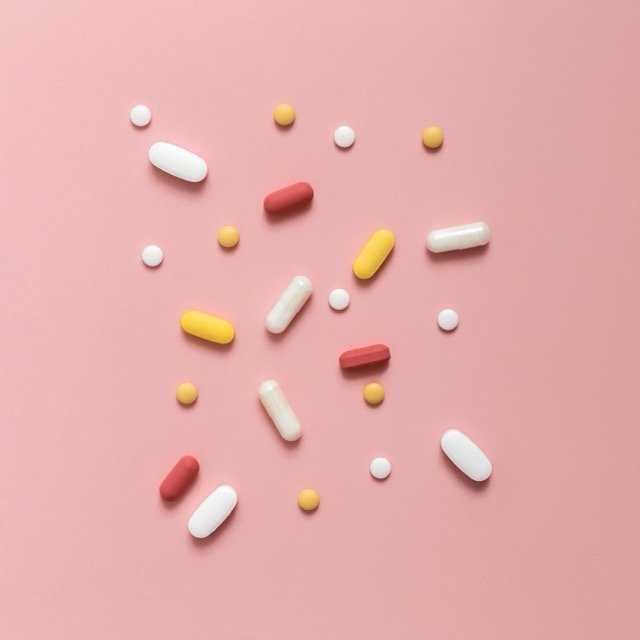
#> input picture HW5/Practical/pills-pink.jpg, 640 x 640 px
$ jupyter execute HW5_Practical.ipynb   (shell and % lines are left out)
#> lines starting #> are read from the running program, lines starting #| are printed output that depends on the picture; after the words box and inside, x2 and y2 are one past the last pixel; in counts of white or black regions, pixels touching at a corner belong together
#> further down, original_img is the input picture: shape (640, 640, 3); mean B, G, R 173.8, 175, 229.4
**Name**: Shayan Salehi

**Student ID** 404203509

## Shape Moments

In this section, we will utilize Shape Moments to detect and count pills in a photo. You are free to use any tool from the NumPy and OpenCV packages, except for the shape moment function, which you must implement manually.

## Mask Extraction
You are free to use any tools in this section. Your inputs should be the image path and any hyperparameters needed for mask creation.

[cell 1]
import cv2
import numpy as np
from google.colab.patches import cv2_imshow
from typing import Any
def create_mask(image_path: str, **kwargs: Any) -> np.ndarray:

    ###### TODO ######
#> called with image_path = 'pills-pink.jpg'
    hue_tol = kwargs.get('hue_tolerance', 255)
    sat_tol = kwargs.get('sat_tolerance', 15)
    val_tol = kwargs.get('val_tolerance', 15)

    img = cv2.imread(image_path)
    hsv = cv2.cvtColor(img, cv2.COLOR_BGR2HSV).astype(np.int16)
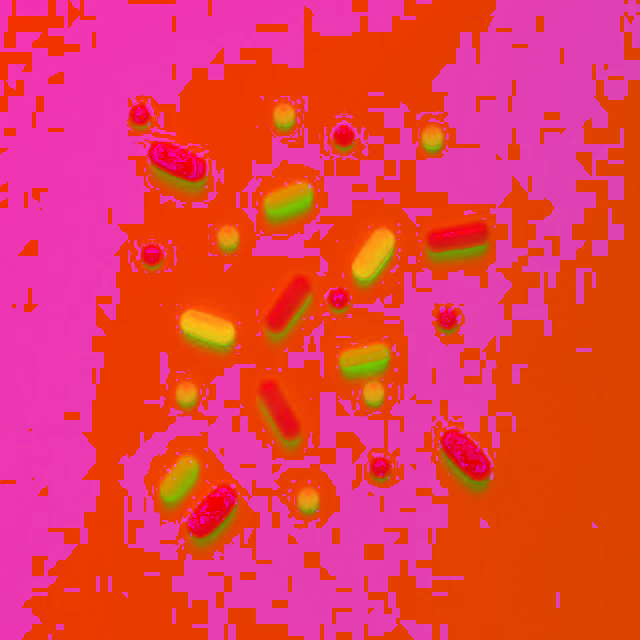
#> hsv: shape (640, 640, 3) int16; mean B, G, R 80.3, 63.1, 229.4
    h, w = hsv.shape[:2]
#> h = 640; w = 640

    border_width = 8
    border = np.concatenate([
        hsv[:border_width, :, :].reshape(-1, 3),
        hsv[-border_width:, :, :].reshape(-1, 3),
        hsv[:, :border_width, :].reshape(-1, 3),
        hsv[:, -border_width:, :].reshape(-1, 3),
    ], axis=0)
    bg = np.median(border, axis=0)
#> bg = [1, 59, 232]

    dh = np.abs(hsv[:, :, 0] - bg[0])
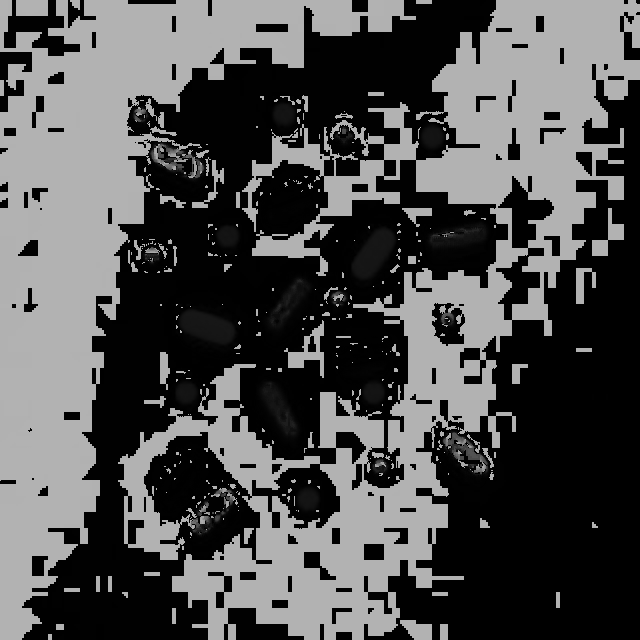
#> dh: shape (640, 640) float64; min 0, max 178, mean 79.7
    dh = np.minimum(dh, 180 - dh)
    ds = np.abs(hsv[:, :, 1] - bg[1])
    dv = np.abs(hsv[:, :, 2] - bg[2])

    fg_mask = ((dh > hue_tol) | (ds > sat_tol) | (dv > val_tol))
#> fg_mask: shape (640, 640) bool; 7.8% white; 48 white regions (23 under 20 px), largest, box (x1, y1, x2, y2) and area: (146, 137, 209, 198) 2705, (436, 429, 496, 500) 2616, (337, 341, 392, 411) 2589
    fg_mask = (fg_mask.astype(np.uint8)) * 255

    kernel = cv2.getStructuringElement(cv2.MORPH_ELLIPSE, (5, 5))
    fg_mask = cv2.morphologyEx(fg_mask, cv2.MORPH_CLOSE, kernel, iterations=2)
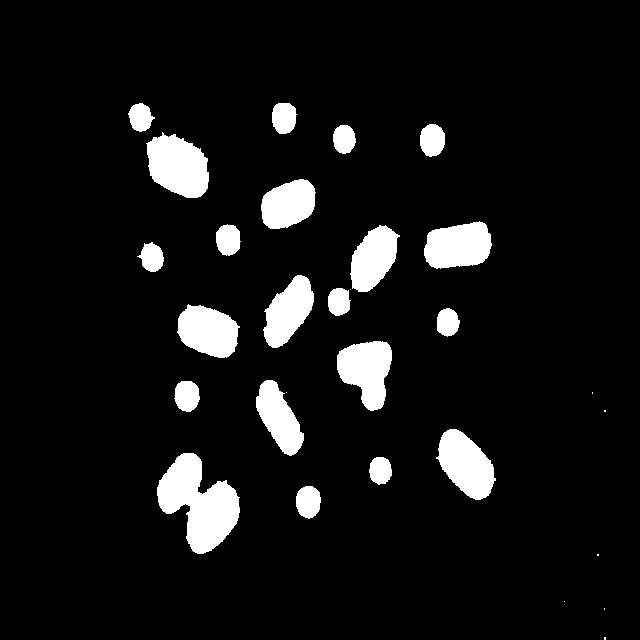
#> fg_mask: shape (640, 640); 8% white; 29 white regions (8 under 20 px), largest, box (x1, y1, x2, y2) and area: (157, 453, 240, 554) 4702, (146, 132, 209, 198) 2975, (436, 429, 496, 500) 2644
    fg_mask = cv2.morphologyEx(fg_mask, cv2.MORPH_OPEN, kernel, iterations=1)
#> fg_mask: shape (640, 640); 8% white; 21 white regions, largest, box (x1, y1, x2, y2) and area: (157, 453, 240, 554) 4691, (147, 134, 209, 198) 2954, (438, 429, 496, 500) 2638
    ##################
    return fg_mask

## Shape Moments
Implement the shape moment function. You can use the following formula for your implementation. This is the closed-form formula for moment generation utilizing Green's theorem.

$$m_{pq} = \frac{1}{(p+q+1)(p+q+2)} \sum_{i=0}^{N-1} (x_i y_{i+1} - x_{i+1} y_i) \sum_{k=0}^{p} \sum_{l=0}^{q} \frac{\binom{p}{k} \binom{q}{l}}{\binom{p+q}{k+l}} x_i^{p-k} x_{i+1}^k y_i^{q-l} y_{i+1}^l$$

Note: You don't need to implement the formula, just use it for calculating the values needed for your task.

[cell 2]
import numpy as np
import math

def calculate_manual_moments(contour: np.ndarray) -> dict[str,float]:
    """
    Manually calculates moments for a contour using Green's Theorem.
    """
    ###### TODO ######
    keys = ['m00', 'm10', 'm01', 'm20', 'm11', 'm02', 'mu20', 'mu11', 'mu02']
    pts = np.asarray(contour, dtype=np.float64).reshape(-1, 2)
    if pts.shape[0] < 3:
        return {k: 0.0 for k in keys}

    x = pts[:, 0]
    y = pts[:, 1]
    x_next = np.roll(x, -1)
    y_next = np.roll(y, -1)

    cross = x * y_next - x_next * y

    m00 = cross.sum() / 2.0
    m10 = ((x + x_next) * cross).sum() / 6.0
    m01 = ((y + y_next) * cross).sum() / 6.0
    m20 = ((x * x + x * x_next + x_next * x_next) * cross).sum() / 12.0
    m02 = ((y * y + y * y_next + y_next * y_next) * cross).sum() / 12.0
    m11 = ((2.0 * x * y + x * y_next + x_next * y + 2.0 * x_next * y_next) * cross).sum() / 24.0

    if m00 < 0:
        m00, m10, m01, m20, m11, m02 = -m00, -m10, -m01, -m20, -m11, -m02

    if m00 < 1e-9:
        return {k: 0.0 for k in keys}

    cx = m10 / m00
    cy = m01 / m00
    mu20 = m20 - cx * m10
    mu02 = m02 - cy * m01
    mu11 = m11 - cx * m01

    moments = {
        'm00': m00, 'm10': m10, 'm01': m01,
        'm20': m20, 'm11': m11, 'm02': m02,
        'mu20': mu20, 'mu11': mu11, 'mu02': mu02,
    }
    ##################

    return moments

Use the moment function and the pill mask to detect the pills in the photo. Do not modify the function outside of the TODO section. Any conditions applied to the shapes must be directly related to their shape moments.

[cell 3]
import cv2
import numpy as np
from google.colab.patches import cv2_imshow
from typing import Any
# Pass the original 'img' into the function so we have something to draw the results on
def count_pills_with_moment(pill_mask, img, **kwargs: Any):

    kernel = cv2.getStructuringElement(cv2.MORPH_ELLIPSE, (3, 3))

    clean_thresh = cv2.morphologyEx(pill_mask, cv2.MORPH_OPEN, kernel, iterations=1)
#> clean_thresh: shape (640, 640); 7.9% white; 21 white regions

    _, clean_thresh = cv2.threshold(clean_thresh, 127, 255, cv2.THRESH_BINARY)

    contours, _ = cv2.findContours(clean_thresh, cv2.RETR_EXTERNAL, cv2.CHAIN_APPROX_SIMPLE)
#> contours = 21 contours; largest, box (x1, y1, x2, y2) and area: (157, 453, 240, 554) 4529, (147, 134, 209, 198) 2853, (438, 429, 496, 500) 2543, (337, 341, 392, 411) 2504, (424, 221, 492, 269) 2428

    valid_pill_count = 0

    # Draw your the selected contours on this image
    final_result_img = img.copy()


    for contour in contours:
        M = calculate_manual_moments(contour)
        perimeter = cv2.arcLength(contour, True)

        ###### TODO ######
        area = M['m00']
        if area < kwargs.get('min_area', 150.0):
            continue

        cx = M['m10'] / area
        cy = M['m01'] / area
        a = M['mu20'] / area
        b = M['mu11'] / area
        c = M['mu02'] / area

        common = (a + c) / 2.0
        delta = np.sqrt(max(0.0, ((a - c) / 2.0) ** 2 + b * b))
        lam1 = common + delta
        lam2 = common - delta
        if lam1 <= 1e-9:
            continue

        ratio = lam1 / lam2 if lam2 > 1e-9 else np.inf
        angle = abs(np.degrees(0.5 * np.arctan2(2.0 * b, a - c)))
        if angle > 90.0:
            angle = 180.0 - angle

        mode = kwargs.get('mode', 'all')
        circle_ratio = kwargs.get('circle_ratio', 1.8)
        oval_ratio = kwargs.get('oval_ratio', 1.8)
        angle_min = kwargs.get('angle_min', 12.0)
        angle_max = kwargs.get('angle_max', 60.0)

        if mode == 'circle':
            accept = ratio < circle_ratio
        elif mode == 'oval':
            accept = ratio >= oval_ratio
        elif mode == 'angled_oval':
            accept = (ratio >= oval_ratio) and (angle_min <= angle <= angle_max)
        else:
            accept = True

        if not accept:
            continue

        valid_pill_count += 1
        cv2.drawContours(final_result_img, [contour], -1, (0, 255, 0), 2)
        cv2.circle(final_result_img, (int(round(cx)), int(round(cy))), 5, (0, 0, 255), -1)
#> this loop made 21 passes
#> (m00 in calculate_manual_moments, m10 in calculate_manual_moments, m01 in calculate_manual_moments, m20 in calculate_manual_moments, m02 in calculate_manual_moments, m11 in calculate_manual_moments) on passes 1 to 8: (606.5, 186747.2, 304088.5, 57523709.8, 152503011.8, 93631444.3), (461.5, 175352.2, 216904, 66640950.9, 101965206.4, 82415182.7), (4529, 899692.5, 2277813, 180552105.3, 1.15e+09, 453326104.7), (2543, 1184056, 1180288.2, 551805510.5, 548536477, 549859177.8), (584.5, 109067, 231154, 20373626.6, 91449287.2, 43133843.7), (1941, 540956.5, 810877.7, 151008112, 339419549.2, 226253373.1), (2504, 917208.5, 926337.7, 336418894.8, 343417793.3, 339388658.6), (474, 212042.7, 152603, 94871113, 49152565, 68266655)
#> (m00 in calculate_manual_moments, m10 in calculate_manual_moments, m01 in calculate_manual_moments, m20 in calculate_manual_moments, m02 in calculate_manual_moments, m11 in calculate_manual_moments) on pass 19: (617, 266504, 86212.3, 115135772.2, 12085792.5, 37237582.8)
#> final_result_img: shape (640, 640, 3); 2.88% of pixels changed, all inside (x1, y1, x2, y2) = (128, 102, 497, 555)
        ##################

    print(f"\n--- Final Output (Total pills counted: {valid_pill_count}) ---")
#| --- Final Output (Total pills counted: 21) ---
    cv2_imshow(final_result_img)

[cell 4]
# Load your original image and create the mask
original_img = cv2.imread('pills-pink.jpg')

pill_mask = create_mask('pills-pink.jpg', hue_tolerance=255, sat_tolerance=15,val_tolerance=15)

cv2_imshow(pill_mask)

[cell 5]
# Detect all shapes of pills
kwargs = {'mode': 'all'}
count_pills_with_moment(pill_mask, original_img, **kwargs)

[cell 6]
#Detect the circular pills
kwargs = {'mode': 'circle', 'circle_ratio': 1.8}
count_pills_with_moment(pill_mask, original_img, **kwargs)
#> the loop in count_pills_with_moment (call 2), `for contour in contours:` made 21 passes
#> after the loop in count_pills_with_moment (call 2), `for contour in contours:`: final_result_img: shape (640, 640, 3); 1.17% of pixels changed, all inside (x1, y1, x2, y2) = (128, 102, 461, 520)
#| --- Final Output (Total pills counted: 12) ---

[cell 7]
#Detect the oval shaped pills
kwargs = {'mode': 'oval', 'oval_ratio': 1.8}
count_pills_with_moment(pill_mask, original_img, **kwargs)
#> the loop in count_pills_with_moment (call 3), `for contour in contours:` made 21 passes
#> after the loop in count_pills_with_moment (call 3), `for contour in contours:`:
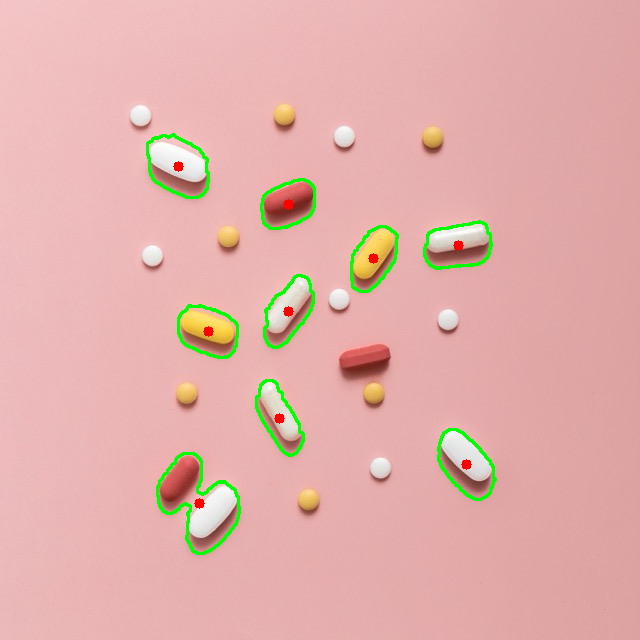
#> final_result_img: shape (640, 640, 3); 1.71% of pixels changed, all inside (x1, y1, x2, y2) = (146, 133, 497, 555)
#| --- Final Output (Total pills counted: 9) ---

[cell 8]
#Detect slightly angled oval shaped pills (Use the sample output as your refrence)
kwargs = {'mode': 'angled_oval', 'oval_ratio': 1.8, 'angle_min': 12.0, 'angle_max': 60.0}
count_pills_with_moment(pill_mask, original_img, **kwargs)
#> the loop in count_pills_with_moment (call 4), `for contour in contours:` made 21 passes
#> after the loop in count_pills_with_moment (call 4), `for contour in contours:`:
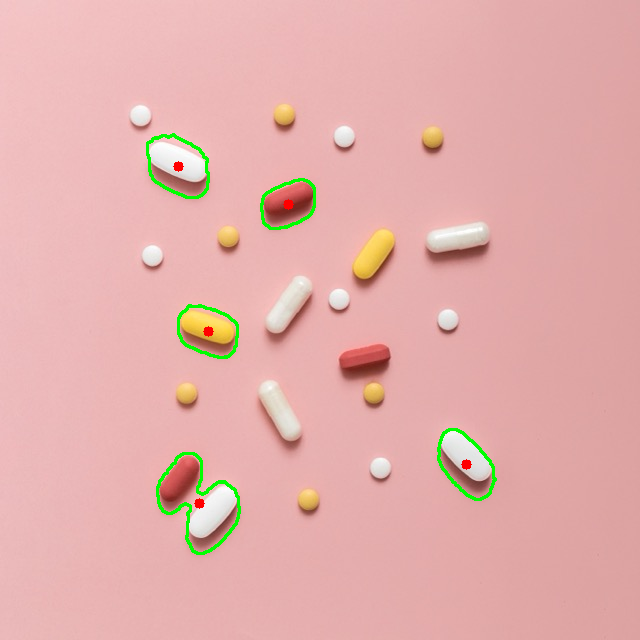
#> final_result_img: shape (640, 640, 3); 1% of pixels changed, all inside (x1, y1, x2, y2) = (146, 133, 497, 555)
#| --- Final Output (Total pills counted: 5) ---

# Template Matching

The objective of this section is to locate specific tablets within an image using a manual Template Matching algorithm. By taking a small reference crop (the template) of a single pill, we will mathematically compare it across the entire image to find matching regions.

## Image Enhancment

A simple Image_Enhancer function to seperate the white tablets

[cell 9]
import cv2
import numpy as np
from google.colab.patches import cv2_imshow
def Image_Enhancer(image_path:str) -> np.ndarray:
#> called with image_path = 'pills-blue.jpg'
    image = cv2.imread(image_path)
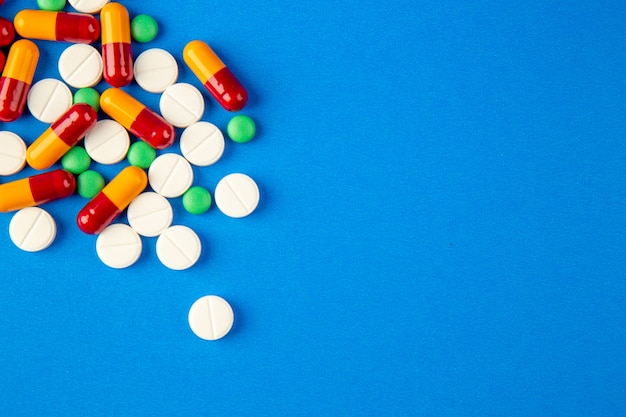
#> input picture HW5/Practical/pills-blue.jpg, 626 x 417 px
#> image is the input picture: shape (417, 626, 3); mean B, G, R 202.5, 141.7, 38.7


    # 2. Run the feature extraction code
    ch2 = image[:, :, 2].astype(np.float64) # Red channel
    ch0 = image[:, :, 0].astype(np.float64) # Blue channel
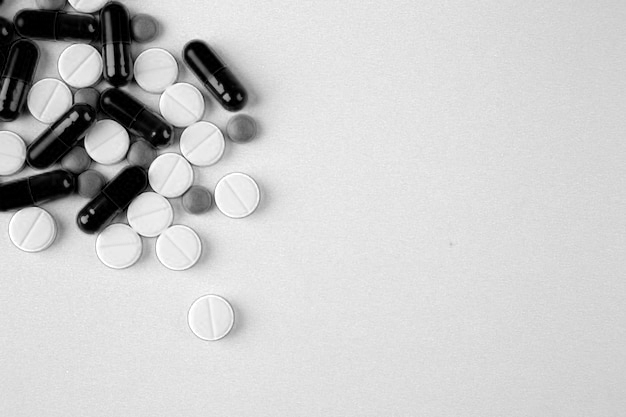
#> ch0: shape (417, 626) float64; min 0, max 255, mean 202.5
    feature_extract = (ch0**6) * (ch2**2)

    max_val = np.max(feature_extract) + 1e-8
    enhanced_image = ((feature_extract / max_val) * 255).astype(np.uint8)

    cv2_imshow(enhanced_image)
    cv2.waitKey(0)
    cv2.destroyAllWindows()

    return enhanced_image
enhanced_image = Image_Enhancer('pills-blue.jpg')

## Template Extraction

[cell 10]
import matplotlib.pyplot as plt
tmp_size=50
tr_y=205
tr_x=5
template=enhanced_image[tr_y:tr_y+tmp_size,tr_x:tr_x+tmp_size]
plt.imshow(template,cmap='gray')
plt.axis('off')
plt.show()

## Template Matcher

Write a template matching algorithm. You are strictly limited to using NumPy for this task. Instead of extracting only the single best match, use a manually defined threshold to include all acceptable results. Ensure that no tablet is detected more than once.

The output is an empty image with the bounding boxes drawn on it.

[cell 11]
import numpy as np

def template_matcher(img_array: np.ndarray, template: np.ndarray, threshold: float) -> np.ndarray:
    ###### TODO ######
#> called with threshold = 0.4
    img = img_array.astype(np.float64)
    t = template.astype(np.float64)
    th, tw = t.shape[:2]
    H, W = img.shape[:2]
    out_h = H - th + 1
    out_w = W - tw + 1

    t_zero = t - t.mean()
    t_norm = np.sqrt((t_zero ** 2).sum()) + 1e-8

    eps = 1e-8
    score = np.full((out_h, out_w), -1.0, dtype=np.float64)
    for r in range(out_h):
        strip = img[r:r + th]
        windows = np.lib.stride_tricks.sliding_window_view(strip, (th, tw))[0]
        w_zero = windows - windows.mean(axis=(1, 2), keepdims=True)
        num = (w_zero * t_zero).sum(axis=(1, 2))
        den = np.sqrt((w_zero ** 2).sum(axis=(1, 2))) * t_norm + eps
        score[r] = num / den
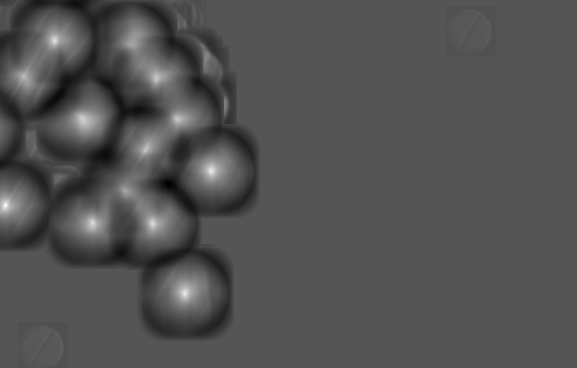
#> score: shape (368, 577) float64; min -0.501, max 1, mean -0.0138; drawn with min black and max white

    ys, xs = np.where(score >= threshold)
    order = np.argsort(-score[ys, xs])
    ys = ys[order]
    xs = xs[order]

    selected_points = []
    occupied = np.zeros((out_h, out_w), dtype=bool)
    for y, x in zip(ys, xs):
        if occupied[y, x]:
            continue
        selected_points.append((int(y), int(x)))
        y0 = max(0, y - th // 2)
        y1 = min(out_h, y + th // 2 + 1)
        x0 = max(0, x - tw // 2)
        x1 = min(out_w, x + tw // 2 + 1)
        occupied[y0:y1, x0:x1] = True
#> this loop made 2141 passes
#> (y, x) on passes 1 to 3: (205, 5), (206, 5), (204, 5)
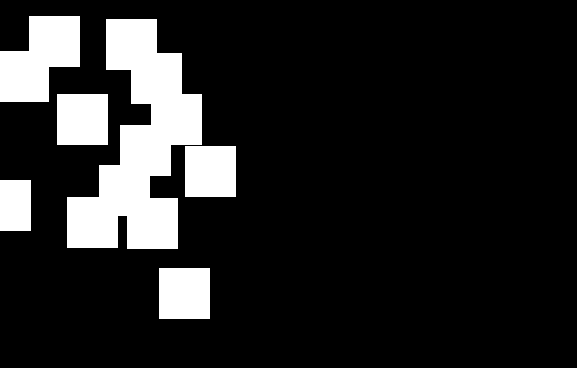
#> occupied: shape (368, 577) bool; 14.2% white; 6 white regions, box (x1, y1, x2, y2) and area: (67, 19, 202, 249) 15950, (0, 16, 80, 102) 4780, (57, 94, 108, 145) 2601, (185, 146, 236, 197) 2601, (159, 268, 210, 319) 2601, (0, 180, 31, 231) 1581

    boxed = np.zeros((H, W), dtype=np.uint8)
    for (y, x) in selected_points:
        y_bot = min(H - 1, y + th - 1)
        x_right = min(W - 1, x + tw - 1)
        boxed[y, x:x_right + 1] = 255
        boxed[y_bot, x:x_right + 1] = 255
        boxed[y:y_bot + 1, x] = 255
        boxed[y:y_bot + 1, x_right] = 255
#> this loop made 13 passes
#> (y, x) on passes 1 to 12: (205, 5), (171, 210), (293, 184), (41, 54), (223, 152), (222, 92), (119, 82), (119, 176), (78, 156), (150, 145), (76, 23), (190, 124)
#> boxed: shape (417, 626); 0.97% white in thin lines or dots, all inside (x1, y1, x2, y2) = (5, 41, 260, 343)
    ##################
    print(f"Found {len(selected_points)} Tablets")
#| Found 13 Tablets
    return boxed

## Put Together

[cell 12]
box=template_matcher(enhanced_image,template, threshold=0.4)

result=np.maximum(box,enhanced_image[:,:])
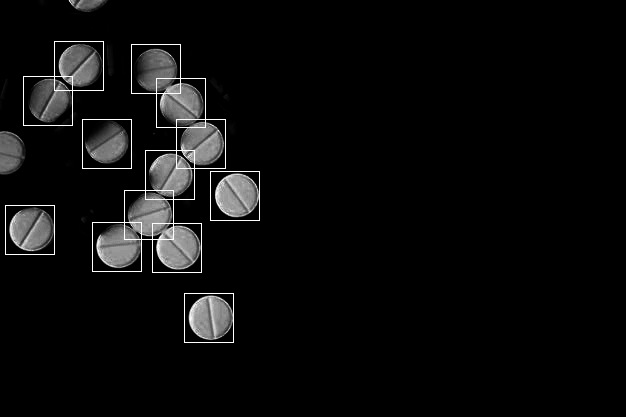
#> result: shape (417, 626); min 0, max 255, mean 11.7
plt.imshow(result,cmap='gray')
plt.show()
